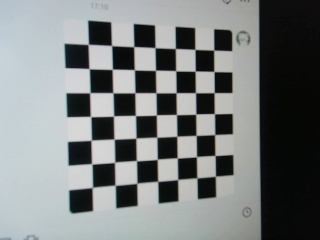
//> input picture 1_Projects/Current/Opencv-camera-pnpsolve/images/1.jpg, 320 x 240 px; its folder holds only this picture in this run
$ ./camera_calibration   (built with g++ and OpenCV 4)
//> lines starting //> are read from the running program, lines starting //| are printed output that depends on the picture; after the words box and inside, x2 and y2 are one past the last pixel; in counts of white or black regions, pixels touching at a corner belong together
#include <opencv4/opencv2/opencv.hpp>
#include <stdio.h>
#include <iostream>

// Defining the dimensions of checkerboard
// 定义棋盘格的尺寸
int CHECKERBOARD[2]{7, 7};

int main()
{
    // Creating vector to store vectors of 3D points for each checkerboard image
    // 创建矢量以存储每个棋盘图像的三维点矢量
    std::vector<std::vector<cv::Point3f>> objpoints;

    // Creating vector to store vectors of 2D points for each checkerboard image
    // 创建矢量以存储每个棋盘图像的二维点矢量
    std::vector<std::vector<cv::Point2f>> imgpoints;

    // Defining the world coordinates for 3D points
    // 为三维点定义世界坐标系
    std::vector<cv::Point3f> objp;
    for (int i = 0; i < CHECKERBOARD[1]; i++)
    {
        for (int j = 0; j < CHECKERBOARD[0]; j++)
        {
            objp.push_back(cv::Point3f(j, i, 0));
        }
    }

    // Extracting path of individual image stored in a given directory
    // 提取存储在给定目录中的单个图像的路径
    std::vector<cv::String> images;

    // Path of the folder containing checkerboard images
    // 包含棋盘图像的文件夹的路径
    std::string path = "./images/*.jpg";

    // 使用glob函数读取所有图像的路径
    cv::glob(path, images);

    cv::Mat frame, gray;

    // vector to store the pixel coordinates of detected checker board corners
    // 存储检测到的棋盘转角像素坐标的矢量
    std::vector<cv::Point2f> corner_pts;
    bool success;

    // Looping over all the images in the directory
    // 循环读取图像
    for (int i = 0; i < images.size(); i++)
    {
        frame = cv::imread(images[i]);
//> frame is the input picture: 240 rows x 320 cols, CV_8UC3; mean B, G, R 125.5, 125.4, 121.3
        if (frame.empty())
        {
            continue;
        }
        if (i == 40)
        {
            int b = 1;
        }
        std::cout << "the current image is " << i << "th" << std::endl;
        cv::cvtColor(frame, gray, cv::COLOR_BGR2GRAY);

        // Finding checker board corners
        // 寻找角点
        // If desired number of corners are found in the image then success = true
        // 如果在图像中找到所需数量的角，则success = true
        // opencv4以下版本，flag参数为CV_CALIB_CB_ADAPTIVE_THRESH | CV_CALIB_CB_FAST_CHECK | CV_CALIB_CB_NORMALIZE_IMAGE
        success = cv::findChessboardCorners(gray, cv::Size(CHECKERBOARD[0], CHECKERBOARD[1]), corner_pts, cv::CALIB_CB_ADAPTIVE_THRESH | cv::CALIB_CB_FAST_CHECK | cv::CALIB_CB_NORMALIZE_IMAGE);
//> success = true; corner_pts = 49 Points (x, y), first 12: [88.32, 44.33], [111.6, 45.6], [133.8, 46.62], [155, 47.66], [175.4, 48.49], [195, 49.43], [213.7, 50.04], [89.22, 68.71], [112.3, 69.26], [134.4, 69.86], [155.5, 70.28], [175.7, 70.81]

        /*
         * If desired number of corner are detected,
         * we refine the pixel coordinates and display
         * them on the images of checker board
         */
        // 如果检测到所需数量的角点，我们将细化像素坐标并将其显示在棋盘图像上
        if (success)
        {
            // 如果是OpenCV4以下版本，第一个参数为CV_TERMCRIT_EPS | CV_TERMCRIT_ITER
            cv::TermCriteria criteria(cv::TermCriteria::EPS | cv::TermCriteria::Type::MAX_ITER, 30, 0.001);

            // refining pixel coordinates for given 2d points.
            // 为给定的二维点细化像素坐标
            cv::cornerSubPix(gray, corner_pts, cv::Size(11, 11), cv::Size(-1, -1), criteria);
//> corner_pts = 49 Points (x, y), first 12: [88.3, 44.37], [111.5, 45.56], [133.8, 46.62], [155, 47.64], [175.4, 48.51], [194.9, 49.38], [213.7, 50.13], [89.13, 68.67], [112.3, 69.26], [134.3, 69.79], [155.5, 70.29], [175.7, 70.76]

            // Displaying the detected corner points on the checker board
            // 在棋盘上显示检测到的角点
            cv::drawChessboardCorners(frame, cv::Size(CHECKERBOARD[0], CHECKERBOARD[1]), corner_pts, success);
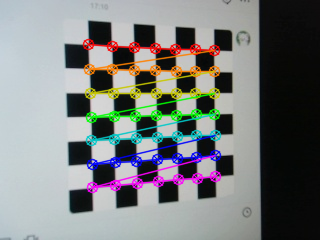
//> frame: 240 rows x 320 cols, CV_8UC3; 11.01% of pixels changed, all inside (x1, y1, x2, y2) = (82, 38, 222, 194)

            objpoints.push_back(objp);
            imgpoints.push_back(corner_pts);
//> imgpoints = 1 point lists
        }

        cv::imshow("Image", frame);
        cv::waitKey(0);
    }

    cv::destroyAllWindows();

    cv::Mat cameraMatrix, distCoeffs, R, T;

    /*
     * Performing camera calibration by
     * passing the value of known 3D points (objpoints)
     * and corresponding pixel coordinates of the
     * detected corners (imgpoints)
     */
    // 通过传递已知3D点（objpoints）的值和检测到的角点（imgpoints）的相应像素坐标来执行相机校准
    cv::calibrateCamera(objpoints, imgpoints, cv::Size(gray.rows, gray.cols), cameraMatrix, distCoeffs, R, T);
//> cameraMatrix = [[740.8, 0, 120.5], [0, 625.3, 152], [0, 0, 1]]; distCoeffs = [0.269, 1.97, 0.0156, -0.0146, -31.32]; R = [[0.0626, -0.627, -0.0407]]; T = [[-1.12, -4.49, 26.14]]

    // 内参矩阵
    std::cout << "cameraMatrix : " << cameraMatrix << std::endl
              << std::endl;
//| cameraMatrix : [740.7809050944243, 0, 120.4820673419148;
//|  0, 625.3463707418971, 151.9691233100263;
//|  0, 0, 1]
    // 透镜畸变系数
    std::cout << "distCoeffs : " << distCoeffs << std::endl
              << std::endl;
//| distCoeffs : [0.2691205626298913, 1.970006939751325, 0.01556060078330895, -0.01457383561763546, -31.32263767043677]
    // rvecs
    std::cout << "Rotation vector : " << R << std::endl
              << std::endl;
//| Rotation vector : [0.06263059568146379, -0.6269189621455453, -0.0406603624187015]
    // tvecs
    std::cout << "Translation vector : " << T << std::endl
              << std::endl;
//| Translation vector : [-1.118205054403975, -4.48679150614193, 26.14310165697682]

    return 0;
}

$ run again, on 1_Projects/Current/Opencv-camera-pnpsolve/images/4.jpg
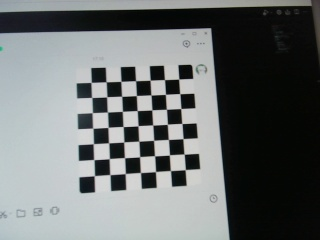
//> input picture 1_Projects/Current/Opencv-camera-pnpsolve/images/4.jpg, 320 x 240 px
//> frame is the input picture: 240 rows x 320 cols, CV_8UC3; mean B, G, R 112.3, 112.2, 108.1
//> `success = cv::findChessboardCorners(gray, cv::Size(CHECKERBOARD[0], CH..`: success = true; corner_pts = 49 Points (x, y), first 12: [185.2, 169.6], [170.5, 170.6], [155.5, 171.6], [140.5, 172.5], [125.2, 173.5], [109.9, 174.6], [94.33, 175.7], [184.1, 154.1], [169.4, 154.9], [154.6, 155.8], [139.6, 156.7], [124.5, 157.7]
//> `cv::cornerSubPix(gray, corner_pts, cv::Size(11, 11), cv::Size(-1, -1),..`: corner_pts = 49 Points (x, y), first 12: [185.3, 169.6], [170.4, 170.6], [155.5, 171.5], [140.4, 172.5], [125.3, 173.5], [109.8, 174.6], [94.37, 175.7], [184.1, 154.1], [169.4, 154.9], [154.6, 155.8], [139.6, 156.7], [124.5, 157.6]
//> `cv::drawChessboardCorners(frame, cv::Size(CHECKERBOARD[0], CHECKERBOAR..`:
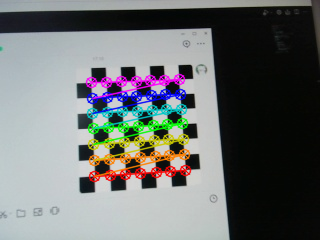
//> frame: 240 rows x 320 cols, CV_8UC3; 8.99% of pixels changed, all inside (x1, y1, x2, y2) = (85, 73, 192, 183)
//> imgpoints = 1 point lists
//> cameraMatrix = [[330.2, 0, 157.6], [0, 345, 127.8], [0, 0, 1]]; distCoeffs = [0.0633, 1.99, -0.000549, 0.000644, -26.9]; R = [[-0.133, 0.227, 3.07]]; T = [[1.85, 2.68, 22.14]]
//| cameraMatrix : [330.220900846681, 0, 157.5532702519358;
//|  0, 344.9599075912504, 127.7865686096386;
//|  0, 0, 1]
//| distCoeffs : [0.06328349324281522, 1.994495183605665, -0.0005486215353975492, 0.0006443842181883151, -26.90320012044489]
//| Rotation vector : [-0.1330316891404946, 0.2266705700264768, 3.073215315643986]
//| Translation vector : [1.852750059526716, 2.680665895945316, 22.1423886563271]

$ run again, on 1_Projects/Current/Opencv-camera-pnpsolve/images/5.jpg
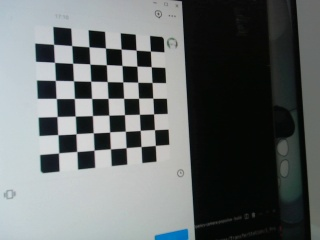
//> input picture 1_Projects/Current/Opencv-camera-pnpsolve/images/5.jpg, 320 x 240 px
//> frame is the input picture: 240 rows x 320 cols, CV_8UC3; mean B, G, R 106.2, 106.1, 101.4
//> `success = cv::findChessboardCorners(gray, cv::Size(CHECKERBOARD[0], CH..`: success = true; corner_pts = 49 Points (x, y), first 12: [53.55, 44.32], [71.65, 45.56], [89.01, 46.73], [105.5, 48.03], [121.1, 49.12], [136.1, 50.23], [150.4, 51.11], [54.51, 62.35], [72.61, 63.24], [89.85, 64.04], [106.3, 64.73], [122, 65.51]
//> `cv::cornerSubPix(gray, corner_pts, cv::Size(11, 11), cv::Size(-1, -1),..`: corner_pts = 49 Points (x, y), first 12: [53.57, 44.29], [71.69, 45.59], [88.98, 46.76], [105.4, 47.98], [121.2, 49.11], [136.1, 50.11], [150.4, 51.07], [54.5, 62.34], [72.63, 63.25], [89.88, 64], [106.3, 64.67], [121.9, 65.47]
//> `cv::drawChessboardCorners(frame, cv::Size(CHECKERBOARD[0], CHECKERBOAR..`:
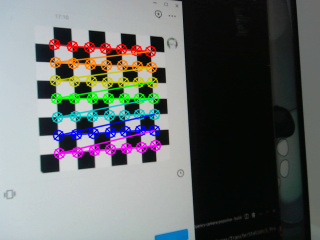
//> frame: 240 rows x 320 cols, CV_8UC3; 9.44% of pixels changed, all inside (x1, y1, x2, y2) = (48, 38, 162, 160)
//> imgpoints = 1 point lists
//> cameraMatrix = [[440.5, 0, 140.9], [0, 431.7, 129.5], [0, 0, 1]]; distCoeffs = [0.368, -3.51, 0.0264, -0.0382, 19.42]; R = [[-0.00708, -0.497, -0.0438]]; T = [[-4.67, -4.73, 24.3]]
//| cameraMatrix : [440.5108467219774, 0, 140.9406733589724;
//|  0, 431.7336642545657, 129.467096029894;
//|  0, 0, 1]
//| distCoeffs : [0.3679551967048055, -3.507320852970545, 0.02637166212890005, -0.03820930494294195, 19.41874345211985]
//| Rotation vector : [-0.007076439473978327, -0.4968133414695599, -0.04380645915003929]
//| Translation vector : [-4.667616409606151, -4.732979115303422, 24.30259563638307]

$ run again, on 1_Projects/Current/Opencv-camera-pnpsolve/images/10.jpg
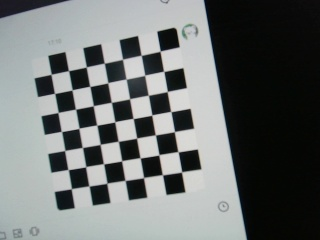
//> input picture 1_Projects/Current/Opencv-camera-pnpsolve/images/10.jpg, 320 x 240 px
//> frame is the input picture: 240 rows x 320 cols, CV_8UC3; mean B, G, R 112.6, 113.3, 109.3
//> `success = cv::findChessboardCorners(gray, cv::Size(CHECKERBOARD[0], CH..`: success = true; corner_pts = 49 Points (x, y), first 12: [160.2, 51.09], [163.7, 71.4], [167.3, 91.51], [170.9, 111.6], [174.4, 131.7], [178, 151.8], [181.5, 172], [141.2, 55.3], [144.7, 75.25], [148.3, 95.26], [151.7, 115], [155.3, 134.8]
//> `cv::cornerSubPix(gray, corner_pts, cv::Size(11, 11), cv::Size(-1, -1),..`: corner_pts = 49 Points (x, y), first 12: [160.2, 51.12], [163.7, 71.43], [167.3, 91.49], [170.8, 111.6], [174.4, 131.6], [178, 151.7], [181.6, 171.9], [141.2, 55.33], [144.8, 75.18], [148.4, 95.25], [151.8, 115.1], [155.4, 134.9]
//> `cv::drawChessboardCorners(frame, cv::Size(CHECKERBOARD[0], CHECKERBOAR..`:
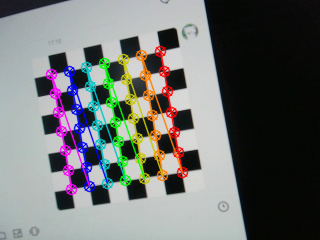
//> frame: 240 rows x 320 cols, CV_8UC3; 10.53% of pixels changed, all inside (x1, y1, x2, y2) = (45, 45, 189, 196)
//> imgpoints = 1 point lists
//> cameraMatrix = [[1081.2, 0, 97.47], [0, 1011.6, 172.3], [0, 0, 1]]; distCoeffs = [0.75, -8.34, 0.0325, -0.0414, 372]; R = [[0.422, 0.381, 1.37]]; T = [[2.91, -5.95, 49.48]]
//| cameraMatrix : [1081.205689702092, 0, 97.47225042999635;
//|  0, 1011.595054331296, 172.2983991771254;
//|  0, 0, 1]
//| distCoeffs : [0.7500676529612624, -8.344493747182591, 0.03253540066812962, -0.04135758954849874, 372.0431509867739]
//| Rotation vector : [0.4220984636632574, 0.3812782887138644, 1.371719662332972]
//| Translation vector : [2.90572090285648, -5.953686089328613, 49.48054369375197]
